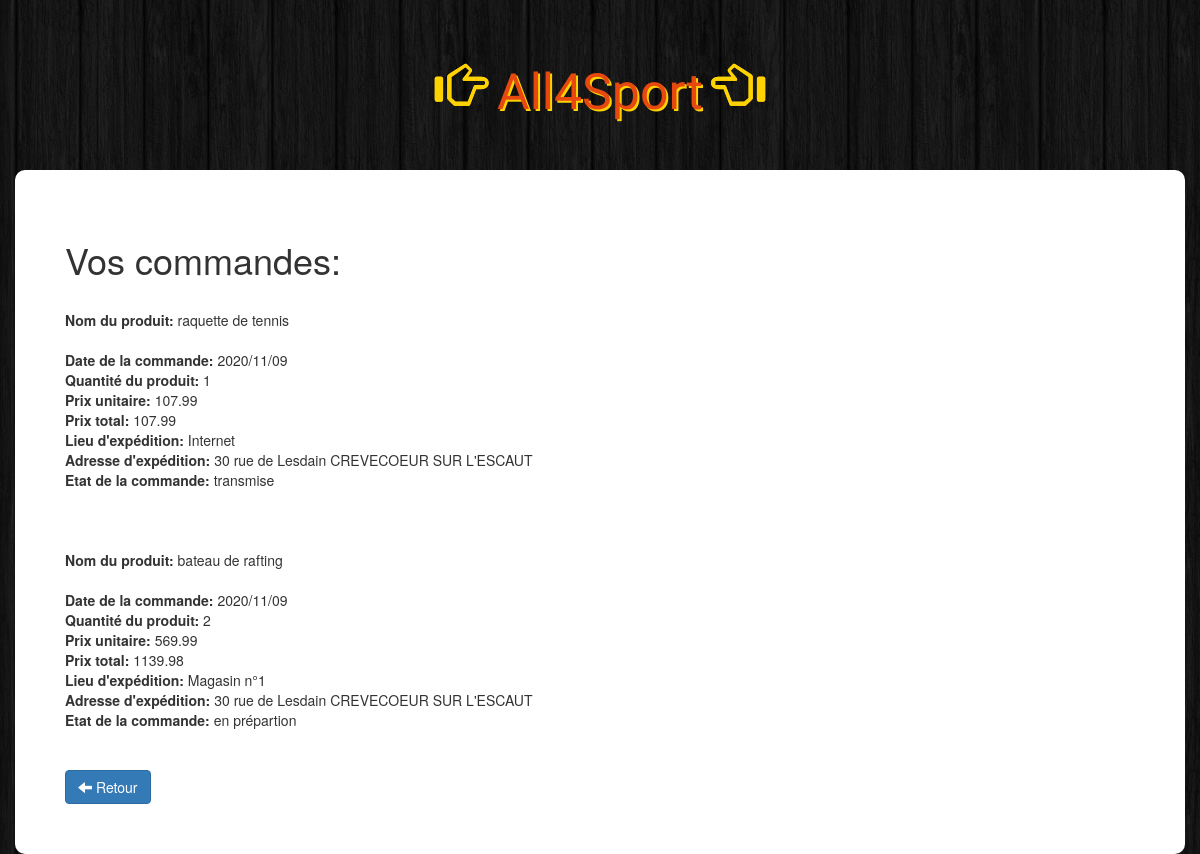
The page /ModuleB/pageClient/PageCommandesUtilisateur.php (signed in) on the database its author committed.
### tables this page shows
CREATE TABLE `commandes` (
  `com_id` int(11) NOT NULL,
  `com_date` varchar(45) NOT NULL,
  `com_quantite` varchar(45) NOT NULL,
  `fk_produit` int(11) NOT NULL,
  `fk_stock` int(11) NOT NULL,
  `fk_utilisateur` int(11) NOT NULL,
  `fk_etats` int(11) NOT NULL
);

CREATE TABLE `produit` (
  `pr_id` int(11) NOT NULL,
  `pr_nom` varchar(45) NOT NULL,
  `pr_cout` double NOT NULL,
  `pr_description` varchar(255) NOT NULL,
  `pr_image` varchar(45) NOT NULL,
  `fk_rayon` int(11) NOT NULL
);

CREATE TABLE `stock` (
  `sto_id` int(11) NOT NULL,
  `sto_type` varchar(45) NOT NULL
);

CREATE TABLE `utilisateur` (
  `ut_id` int(11) NOT NULL,
  `ut_surnom` varchar(45) NOT NULL,
  `ut_nom` varchar(45) NOT NULL,
  `ut_adresse` varchar(45) DEFAULT 'AUCUN',
  `ut_email` varchar(45) DEFAULT 'AUCUN',
  `ut_mdp` varchar(45) NOT NULL,
  `fk_typeUtilisateur` int(11) NOT NULL
);

CREATE TABLE `etats` (
  `et_id` int(11) NOT NULL,
  `et_nom` varchar(45) NOT NULL
);

### ModuleB/pageClient/PageCommandesUtilisateur.php (the view, shortened to what this page needs)
<?php
$connexion = Database::connect();
$execution = $connexion->prepare("SELECT pr_nom AS nomProduitCommande, com_date AS dateCommande, com_quantite AS quantiteCommande, pr_cout AS prixUnitaireProduitCommande, com_quantite*pr_cout AS totalCommande, sto_type AS lieuExpedition, ut_adresse AS adresseLivraison, et_nom AS etatCommande FROM commandes JOIN produit ON pr_id = fk_produit JOIN utilisateur ON ut_id = fk_utilisateur JOIN etats ON et_id = fk_etats JOIN stock ON sto_id = fk_stock WHERE ut_id =" . $_SESSION["ID"] . ";");
$execution->execute();
$resultats = $execution->fetchall();
?>
<!DOCTYPE html>
<html>
<head>
    <link rel="stylesheet" href="https://maxcdn.bootstrapcdn.com/bootstrap/3.3.6/css/bootstrap.min.css">
    <link rel="stylesheet" href="../css/styles.css">
</head>
<body>
    <h1 class="text-logo"><span class="glyphicon glyphicon-hand-right"></span> All4Sport <span class="glyphicon glyphicon-hand-left"></span></h1>
    <div class="container admin">
        <div class="row">
            <div class="col-sm-6">
                <h1> Vos commandes: </h1>
                <?php
                foreach ($resultats as $resultat) {
                    if (isset($resultat["nomProduitCommande"]) && isset($resultat["dateCommande"]) && isset($resultat["quantiteCommande"]) && isset($resultat["prixUnitaireProduitCommande"]) && isset($resultat["totalCommande"]) && isset($resultat["lieuExpedition"]) && isset($resultat["adresseLivraison"])) {
                        echo "<br><strong> Nom du produit: </strong>" . $resultat["nomProduitCommande"] . "<br><br><strong> Date de la commande: </strong>" . $resultat["dateCommande"] . "<br><strong>Quantité du produit: </strong>" . $resultat["quantiteCommande"] . "<br><strong>Prix unitaire: </strong>" . $resultat["prixUnitaireProduitCommande"] . "<br><strong>Prix total: </strong>" . $resultat["totalCommande"] . "<br><strong>Lieu d'expédition: </strong>" . $resultat["lieuExpedition"] . "<br><strong>Adresse d'expédition: </strong>" . $resultat["adresseLivraison"] . "<br><strong>Etat de la commande: </strong>" . $resultat["etatCommande"] . "<br><br><br>";
                    }
                }
                ?>
                <a class="btn btn-primary" href="index.php"><span class="glyphicon glyphicon-arrow-left"></span> Retour</a>
            </div>
        </div>
    </div>
</body>
</html>

### ModuleB/css/styles.css (style rules this page uses)
body { background: url(../../images/bg.png); }
.text-logo { font-family: 'Holtwood One SC', sans-serif; color: #e7480f; text-shadow: 2px 2px #ffd301; font-size: 50px; padding: 40px 0px; text-align: center; }
.text-logo .glyphicon { color: #ffd301; text-shadow: 0px 0px #ffd301; }
.admin { background: #fff; padding: 50px; border-radius: 10px; }

### rows shown on the page
commandes: fk_produit.pr_nom "raquette de tennis", com_date "2020/11/09", com_quantite "1", fk_produit.pr_cout "107.99", totalCommande "107.99", fk_stock.sto_type "Internet", fk_utilisateur.ut_adresse "30 rue de Lesdain CREVECOEUR SUR L'ESCAUT", fk_etats.et_nom "transmise"
commandes: fk_produit.pr_nom "bateau de rafting", com_date "2020/11/09", com_quantite "2", fk_produit.pr_cout "569.99", totalCommande "1139.98", fk_stock.sto_type "Magasin n°1", fk_utilisateur.ut_adresse "30 rue de Lesdain CREVECOEUR SUR L'ESCAUT", fk_etats.et_nom "en prépartion"
